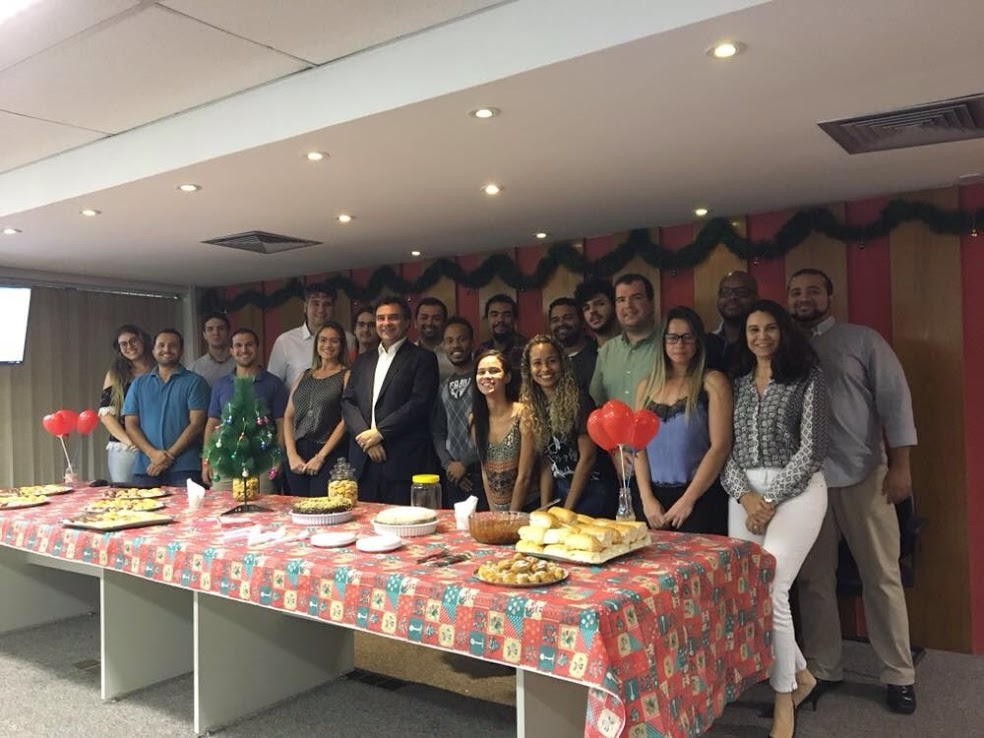
#> input picture pessoas/mprj-01.JPG, 984 x 738 px
$ python exemplo2.py
#> lines starting #> are read from the running program, lines starting #| are printed output that depends on the picture; after the words box and inside, x2 and y2 are one past the last pixel; in counts of white or black regions, pixels touching at a corner belong together
import cv2

classificador = cv2.CascadeClassifier('cascades/haarcascade_frontalface_default.xml')

imagem = cv2.imread('pessoas//mprj-01.JPG')
#> imagem is the input picture: shape (738, 984, 3); mean B, G, R 104.1, 112.9, 127.8
imagemCinza = cv2.cvtColor(imagem, cv2.COLOR_BGR2GRAY)
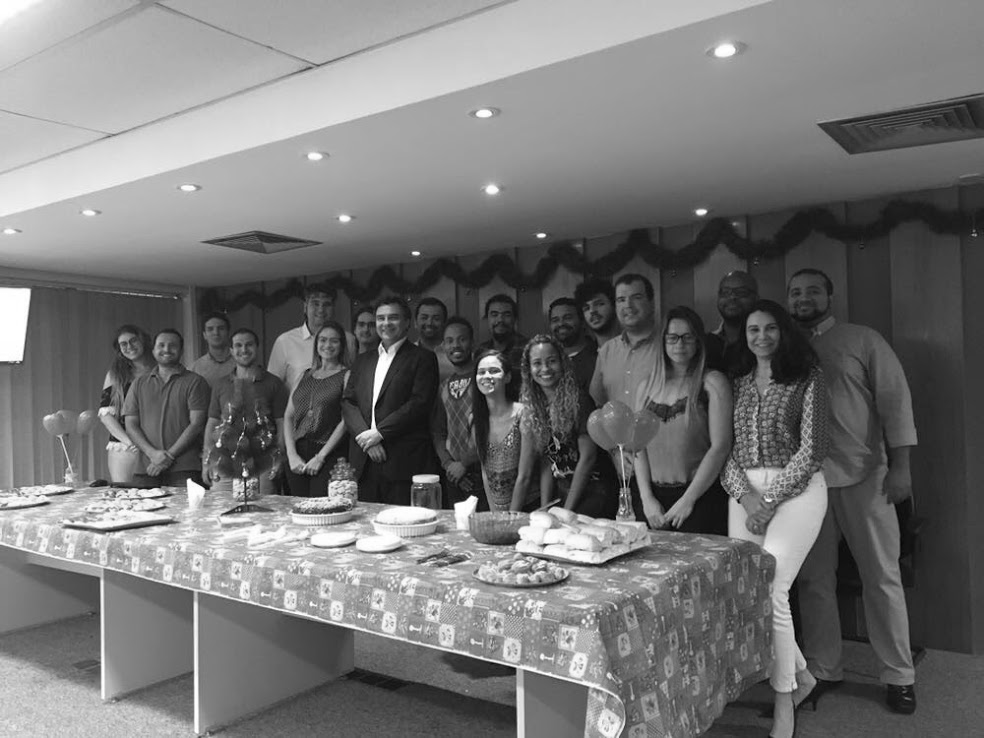
#> imagemCinza: shape (738, 984); min 0, max 255, mean 116.4


facesDetectadas = classificador.detectMultiScale(imagemCinza, scaleFactor=1.05, minNeighbors=11, minSize=(10,10))
#> facesDetectadas = 17 rows, first 6: [371, 305, 32, 32], [414, 306, 31, 31], [352, 314, 29, 29], [201, 317, 30, 30], [314, 328, 30, 30], [151, 333, 31, 31]
print(len(facesDetectadas))
#| 17
print(facesDetectadas)
#> (printed output is left out)


for (x, y, l, a) in facesDetectadas:
    print(x, y, l, a)
    cv2.rectangle(imagem, (x, y), (x + l, y + a), (0, 0, 255), 1)
#> this loop made 17 passes
#> (x, y, l, a) on passes 1 to 12: (371, 305, 32, 32), (414, 306, 31, 31), (352, 314, 29, 29), (201, 317, 30, 30), (314, 328, 30, 30), (151, 333, 31, 31), (483, 300, 36, 36), (546, 306, 32, 32), (227, 331, 35, 35), (660, 323, 42, 42), (471, 358, 35, 35), (608, 282, 43, 43)
#| 371 305 32 32
#| 414 306 31 31
#| 352 314 29 29
#| 201 317 30 30
#| 314 328 30 30
#| 151 333 31 31
#| 483 300 36 36
#| 546 306 32 32
#> (further printed lines are left out)
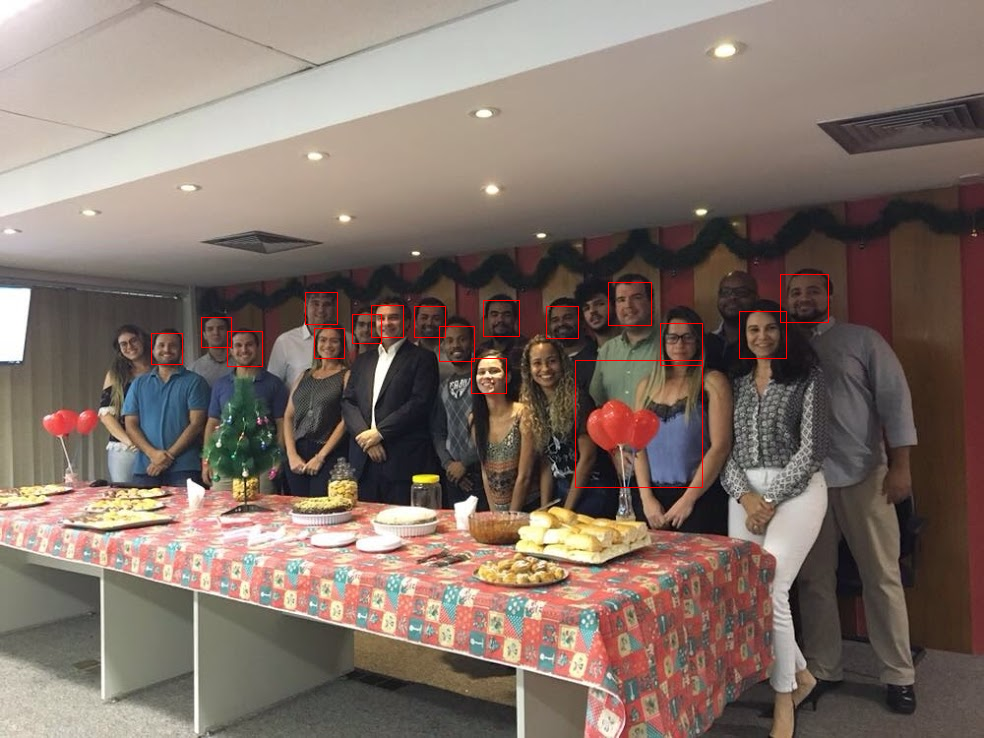
#> imagem: shape (738, 984, 3); 0.38% of pixels changed, all inside (x1, y1, x2, y2) = (151, 274, 829, 488)

cv2.imshow("Faces detectadas", imagem)
cv2.waitKey()

$ run again, with pessoas/olho.jpg copied over pessoas/mprj-01.JPG
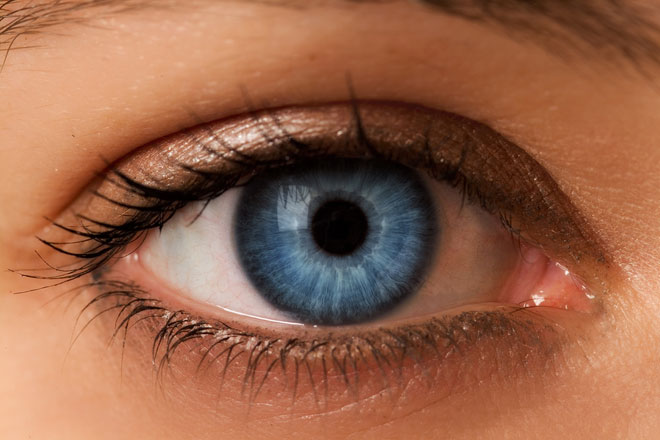
#> input picture pessoas/olho.jpg, 660 x 440 px
#> imagem is the input picture: shape (440, 660, 3); mean B, G, R 74.2, 99.8, 152.5
#> `imagemCinza = cv2.cvtColor(imagem, cv2.COLOR_BGR2GRAY)`:
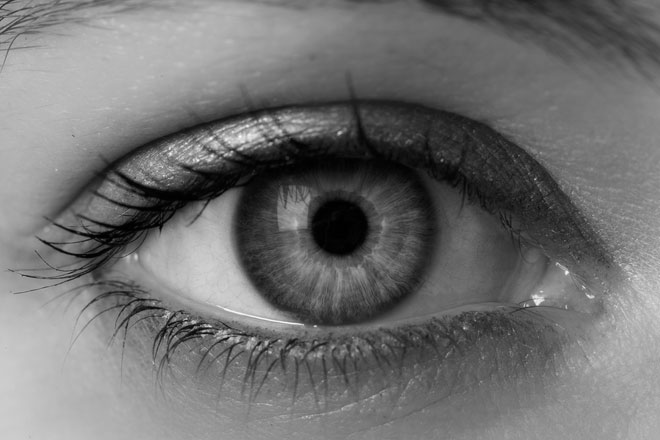
#> imagemCinza: shape (440, 660); min 0, max 253, mean 112.7
#> facesDetectadas = ()
#| 0
